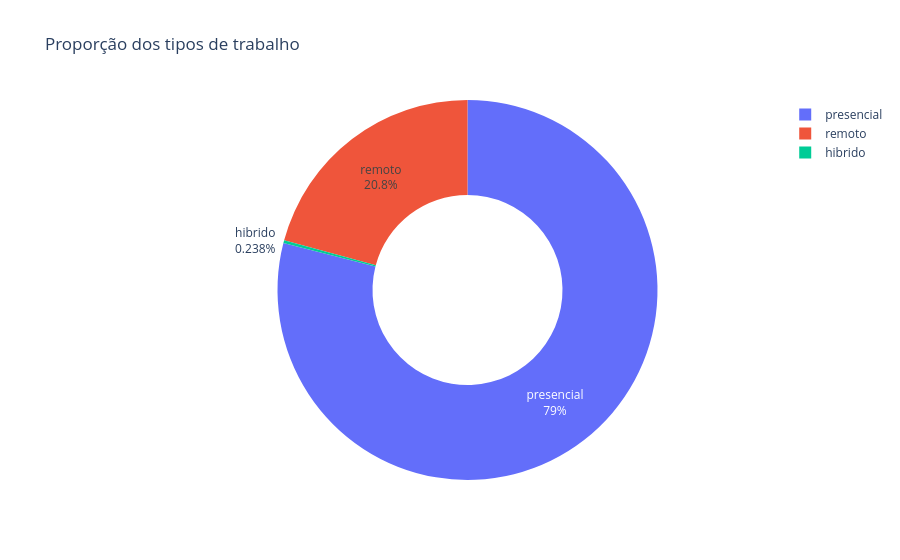

Notebook code for this chart:
### Code cell
# Transformando em um gráfico de rosquinha

remoto_contagem = df_limpo['remoto'].value_counts().reset_index()
remoto_contagem.columns = ['tipo_trabalho', 'quantidade'] # definindo os nomes das colunas

fig = px.pie(remoto_contagem,
             names='tipo_trabalho',
             values='quantidade',
             title='Proporção dos tipos de trabalho',
             hole=0.5

          )

fig.update_traces(textinfo='percent+label') # pro rótulo aparecer junto com a porcentagem
fig.show()

### Figure 1 — Plotly figure (JSON) as saved in the notebook; plotly's stock layout.template omitted (floating-point values rounded to 4 significant figures)
{"data": [{"domain": {"x": [0, 1], "y": [0, 1]}, "hole": 0.5, "hovertemplate": "tipo_trabalho=%{label}<br>quantidade=%{value}<extra></extra>", "labels": ["presencial", "remoto", "hibrido"], "legendgroup": "", "name": "", "showlegend": true, "textinfo": "percent+label", "type": "pie", "values": [105305, 27716, 318]}], "layout": {"legend": {"tracegroupgap": 0}, "title": {"text": "Proporção dos tipos de trabalho"}}}
